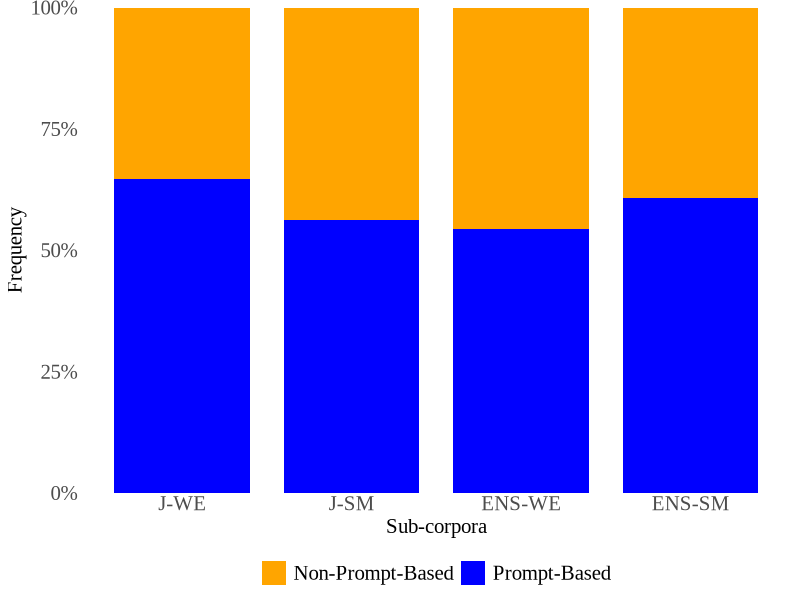

Source code (R):
## ---- chunk 1
knitr::opts_chunk$set(echo = FALSE)
library(ggplot2)
library(forcats)
library(dplyr)

lb_data <- read.csv("LB.csv", header = TRUE)

lb_data <- lb_data %>%
    mutate(sub_corpus = fct_relevel(sub_corpus, "J-WE", "J-SM", "ENS-WE", "ENS-SM"))

prompt_dis <- lb_data[, c("sub_corpus", "frequency", "prompt_based_bundle")]
## ---- chunk 2
custom_theme <- theme_minimal(base_family = "Times New Roman") +
  theme(
    panel.grid = element_blank(),
    panel.background = element_rect(fill = "white", color = NA),
    plot.background = element_rect(fill = "white", color = NA),
    axis.ticks.length = unit(0, "pt"),
    text = element_text(size = 15, color = "black"),
    axis.title = element_text(size = 15),
    axis.text = element_text(size = 15),
    legend.text = element_text(size = 15),
    legend.title = element_text(size = 15),
    axis.line = element_blank(),
    legend.position = "bottom",
    panel.border = element_blank(),
    panel.spacing = unit(0, "pt")
  )


plot_final <- ggplot(prompt_dis, aes(x = sub_corpus, y = frequency, fill = prompt_based_bundle)) +
  geom_col(position = "fill", width = 0.8, color = NA, linewidth = 0) +
  labs(x = "Sub-corpora", y = "Frequency", fill = NULL) +
  scale_y_continuous(labels = scales::percent, expand = c(0, 0)) +
  scale_fill_manual(
    values = c("orange", "blue", "darkgreen"),
    labels = c("Non-Prompt-Based", "Prompt-Based")
  ) +
  custom_theme

plot_final


